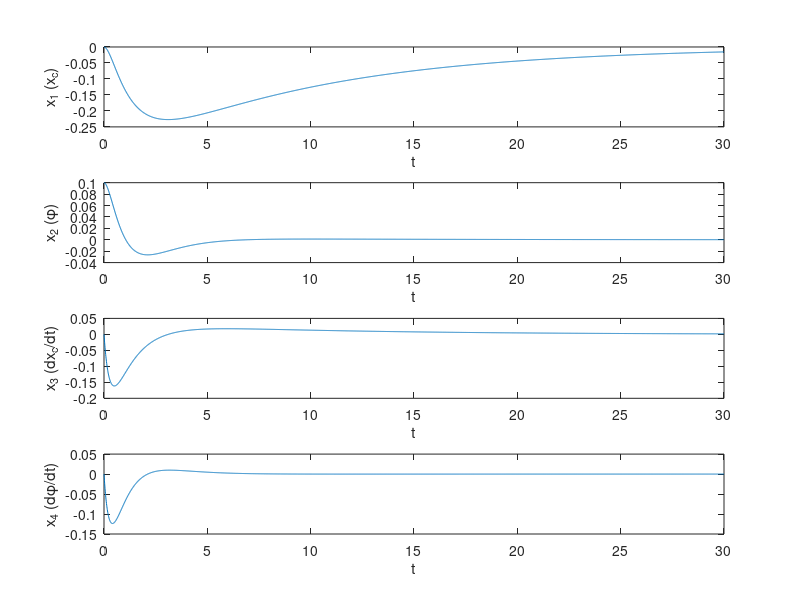

Recreate this plot in MATLAB. (Note: this script raises an error after producing the figure.)
%% Linear Quadratic Regulation (LQR)
%  Use linear quadratic regulation to find the close-loop control feedback 
%  matrix K by defining the optimization attention of the state dimensions 
%  by Q and the cost of control dimensions by R (instead of the placement 
%  of the eigenvalues/poles manually).
%
%  cost:
%    J(x(t), u(t)) = integral_0_inf [ x(t)'Qx(t) + u(t)'Ru(t) ] dt
%    u(t) = - Kx
%
%  goal:
%    K_star = argmin_{K} [ J(x(t), u(t)) ]

A = [0 0  1 0;
     0 0  0 1;
     0 1 -3 0;
     0 2 -3 0];

B = [0;
     0;
     1;
     1];

Q = [1 0 0 0;
     0 5 0 0;
     0 0 1 0;
     0 0 0 5];

R = 10;

[K, S, e] = lqr(A, B, Q, R);



%% Plotting Transitions
%  Plotting the transitions of the system starting from different initial 
%  states, using ODE45 as a numerical solver for the system.

t = 0:0.01:30;

x_0 = [0, 0.1, 0, 0;
       0, 0.5, 0, 0;
       0, 1.0886, 0, 0;
       0, 1.1, 0, 0];

for i_x0 = 1:4
    [t1, x] = ode45(@(t,x) (A-B*K)*x, t, x_0(i_x0,:)');

    figure;

    subplot(4, 1, 1);
    plot(t1, x(:,1));
    xlabel('t');
    ylabel('x_1 (x_c)');

    subplot(4, 1, 2);
    plot(t1, x(:,2));
    xlabel('t');
    ylabel('x_2 (\phi)');

    subplot(4, 1, 3);
    plot(t1, x(:,3));
    xlabel('t');
    ylabel('x_3 (dx_c/dt)');

    subplot(4, 1, 4);
    plot(t1, x(:,4));
    xlabel('t');
    ylabel('x_4 (d\phi/dt)');
    
    suptitle(['x_0 = [', num2str(x_0(i_x0,1)), ', ', num2str(x_0(i_x0,2)), ', ', num2str(x_0(i_x0,3)), ', ', num2str(x_0(i_x0,4)), ']^T']);
end

